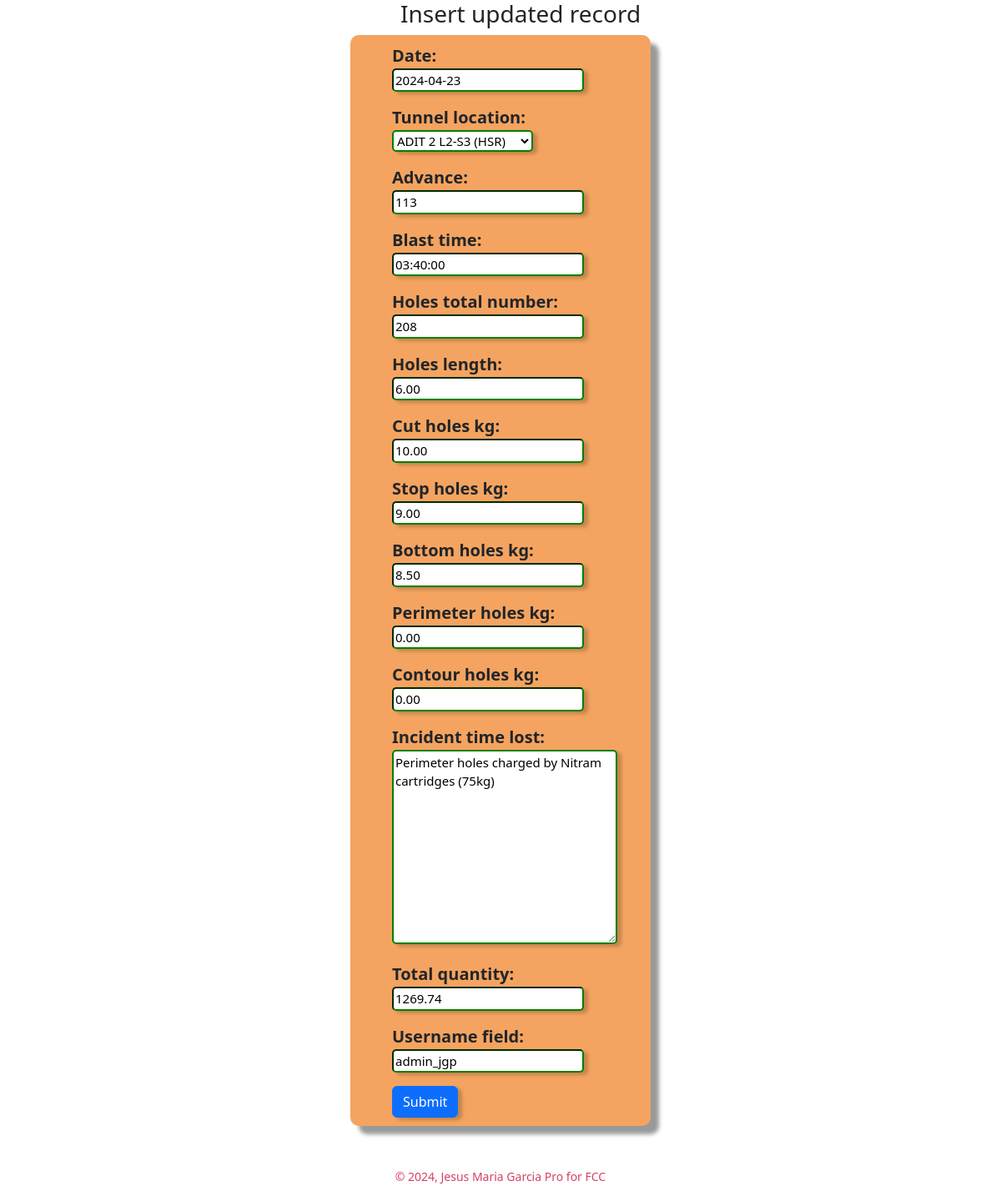
/edit/3 (signed in), run on the app's committed database.
### BE_table/models.py (models this page shows, shortened)
class FollowupBE(models.Model):
    date = models.DateField()
    tunnel_location = models.CharField(max_length=25, choices=[
        ('ADIT 1 L2-N1 (HSR)', 'ADIT 1 L2-N1 (HSR)'),
        ('ADIT 1 L2-S1 (FRT)', 'ADIT 1 L2-S1 (FRT)'),
        ('ADIT 1 L2-N2 (HSR)', 'ADIT 1 L2-N2 (HSR)'),
        ('ADIT 1 L2-S2 (FRT)', 'ADIT 1 L2-S2 (FRT)'),
        ('ADIT 2 L2-N3 (HSR)', 'ADIT 2 L2-N3 (HSR)'),
        ('ADIT 2 L2-S3 (HSR)', 'ADIT 2 L2-S3 (HSR)'),
        ('ADIT 2 L2-N4 (HSR)', 'ADIT 2 L2-N4 (HSR)'),
        ('ADIT 2 L2-S4 (HSR)', 'ADIT 2 L2-S4 (HSR)'),
        ('ADIT 3', 'ADIT 3'),
        ('ADIT 3 L3-N1 (HSR)', 'ADIT 3 L3-N1 (HSR)'),
        ('ADIT 3 L3-S1 (HSR)', 'ADIT 3 L3-S1 (HSR)'),
        ('ADIT 3 L3-N2 (HSR)', 'ADIT 3 L3-N2 (HSR)'),
        ('ADIT 3 L3-S2 (HSR)', 'ADIT 3 L3-S2 (HSR)'),
        ('ADIT 3N', 'ADIT 3N'),
        ('ADIT 3N L3-N3 (HSR)', 'ADIT 3N L3-N3 (HSR)'),
        ('ADIT 3N L3-S3 (HSR)', 'ADIT 3N L3-S3 (HSR)'),
        ('ADIT 3N L3-N4 (HSR)', 'ADIT 3N L3-N4 (HSR)'),
        ('ADIT 3N L3-S4 (HSR)', 'ADIT 3N L3-S4 (HSR)'),
        ])
    advance = models.IntegerField()
    blast_time = models.TimeField()
    holes_total_number = models.IntegerField()
    holes_length = models.DecimalField(max_digits=4, decimal_places=2)
    cut_holes_kg = models.DecimalField(max_digits=4, decimal_places=2)
    stop_holes_kg = models.DecimalField(max_digits=4, decimal_places=2)
    bottom_holes_kg = models.DecimalField(max_digits=4, decimal_places=2)
    perimeter_holes_kg = models.DecimalField(max_digits=4, decimal_places=2)
    contour_holes_kg = models.DecimalField(max_digits=4, decimal_places=2)
    incident_time_lost = models.TextField(default='No incident')
    created_at = models.DateTimeField(auto_now_add=True)
    edited_at = models.DateTimeField(auto_now=True)
    total_quantity = models.DecimalField(max_digits=8, decimal_places=2, default=0)
    username_field = models.CharField(max_length=25, blank=False)

### BE_table/views.py (the view)
# urls.py: path('edit/<int:record_id>', views.edit, name='edit'),
@login_required
def edit(request, record_id):
    record = FollowupBE.objects.get(id=record_id)
    if request.method == 'POST':
        form = FollowupBEForm(request.POST, instance=record)
        if form.is_valid():
            form.save()
            return redirect('BE_table:report')
    else:
        form = FollowupBEForm(instance=record)
    return render(request, 'BE_table/edit.html', {'form': form, 'record_key': record_id, 'record': record})

### BE_table/forms.py
class FollowupBEForm(forms.ModelForm):
    class Meta:
        model = FollowupBE
        fields = "__all__"

### BE_table/templates/BE_table/edit.html (shortened to what this page needs)
<!DOCTYPE html>
<html>
  <head>
    <link href="https://cdn.jsdelivr.net/npm/bootstrap@5.3.3/dist/css/bootstrap.min.css" rel="stylesheet">
  </head>
{% if user.username == record.username_field %}
<h3>Insert updated record</h3>
    <div class="container" id="container">
            <form method='post' action="{% url 'BE_table:edit' record.id %}">
            {{ form.as_p }}
            <input type="submit" class="btn btn-primary" value="Submit">
            </form>
    </div>
{% else %}
    <h1> You only can modified the fields that you created. </h1>
{% endif %}
<div class="container">
<br><br>
<footer class="footer" style="text-align: center; color: #d64161;">
  <small >&copy; 2024, Jesus Maria Garcia Pro for FCC</small>
</footer>
</div>

### BE_table/templates/BE_table/edit.html (style rules this page uses)
h3 { margin-left:40%; }
#container { width: 30%; padding: 10px 10px 10px 50px; background-color: #F4A460; box-shadow: 10px 10px 5px 0px #999999; border-radius: 10px; font-size: 15px; }
label { font-weight: bold; font-size: 20px; padding-right: 20px; }
input, select { background-color: white; border-color: green; border-width: 2px; border-radius: 5px; box-shadow: 5px 3px 4px rgba(0, 0, 0, 0.2); }
textarea { width: 90%; background-color: white; border-color: green; border-width: 2px; border-radius: 5px; box-shadow: 5px 3px 4px rgba(0, 0, 0, 0.2); }

### data on the page
FollowupBE: date "2024-04-23", tunnel_location "ADIT 2 L2-S3 (HSR)", advance "113", blast_time "03:40:00", holes_total_number "208", holes_length "6.00", cut_holes_kg "10.00", stop_holes_kg "9.00", bottom_holes_kg "8.50", perimeter_holes_kg "0.00", contour_holes_kg "0.00", incident_time_lost "Perimeter holes charged by Nitram cartridges (75kg)", total_quantity "1269.74", username_field "admin_jgp"
